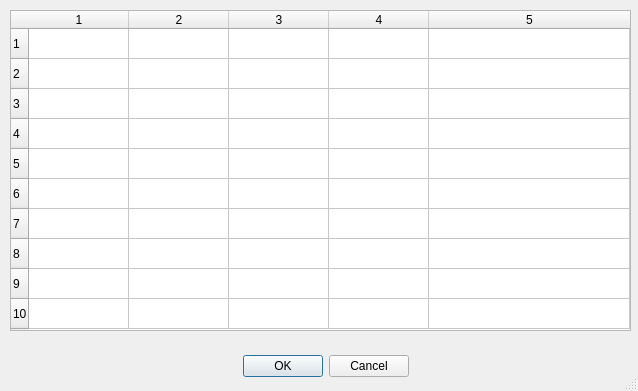
<?xml version="1.0" encoding="UTF-8"?>
<ui version="4.0">
 <class>LandmarksProperties</class>
 <widget class="QDialog" name="LandmarksProperties">
  <property name="geometry">
   <rect>
    <x>0</x>
    <y>0</y>
    <width>638</width>
    <height>391</height>
   </rect>
  </property>
  <property name="sizePolicy">
   <sizepolicy hsizetype="Expanding" vsizetype="Expanding">
    <horstretch>0</horstretch>
    <verstretch>0</verstretch>
   </sizepolicy>
  </property>
  <property name="windowTitle">
   <string>Landmarks Properties</string>
  </property>
  <property name="sizeGripEnabled">
   <bool>true</bool>
  </property>
  <widget class="QDialogButtonBox" name="buttonBox">
   <property name="geometry">
    <rect>
     <x>150</x>
     <y>350</y>
     <width>351</width>
     <height>32</height>
    </rect>
   </property>
   <property name="sizePolicy">
    <sizepolicy hsizetype="Expanding" vsizetype="Expanding">
     <horstretch>1</horstretch>
     <verstretch>1</verstretch>
    </sizepolicy>
   </property>
   <property name="orientation">
    <enum>Qt::Horizontal</enum>
   </property>
   <property name="standardButtons">
    <set>QDialogButtonBox::Cancel|QDialogButtonBox::Ok</set>
   </property>
   <property name="centerButtons">
    <bool>true</bool>
   </property>
  </widget>
  <widget class="QTableWidget" name="table">
   <property name="geometry">
    <rect>
     <x>10</x>
     <y>10</y>
     <width>621</width>
     <height>321</height>
    </rect>
   </property>
   <property name="sizePolicy">
    <sizepolicy hsizetype="Preferred" vsizetype="Preferred">
     <horstretch>1</horstretch>
     <verstretch>1</verstretch>
    </sizepolicy>
   </property>
   <property name="sizeAdjustPolicy">
    <enum>QAbstractScrollArea::AdjustToContents</enum>
   </property>
   <property name="showGrid">
    <bool>true</bool>
   </property>
   <property name="cornerButtonEnabled">
    <bool>true</bool>
   </property>
   <property name="rowCount">
    <number>10</number>
   </property>
   <property name="columnCount">
    <number>5</number>
   </property>
   <attribute name="horizontalHeaderCascadingSectionResizes">
    <bool>false</bool>
   </attribute>
   <attribute name="horizontalHeaderStretchLastSection">
    <bool>true</bool>
   </attribute>
   <attribute name="verticalHeaderStretchLastSection">
    <bool>false</bool>
   </attribute>
   <row/>
   <row/>
   <row/>
   <row/>
   <row/>
   <row/>
   <row/>
   <row/>
   <row/>
   <row/>
   <column/>
   <column/>
   <column/>
   <column/>
   <column/>
  </widget>
 </widget>
 <resources/>
 <connections>
  <connection>
   <sender>buttonBox</sender>
   <signal>accepted()</signal>
   <receiver>LandmarksProperties</receiver>
   <slot>accept()</slot>
   <hints>
    <hint type="sourcelabel">
     <x>248</x>
     <y>254</y>
    </hint>
    <hint type="destinationlabel">
     <x>157</x>
     <y>274</y>
    </hint>
   </hints>
  </connection>
  <connection>
   <sender>buttonBox</sender>
   <signal>rejected()</signal>
   <receiver>LandmarksProperties</receiver>
   <slot>reject()</slot>
   <hints>
    <hint type="sourcelabel">
     <x>316</x>
     <y>260</y>
    </hint>
    <hint type="destinationlabel">
     <x>286</x>
     <y>274</y>
    </hint>
   </hints>
  </connection>
 </connections>
</ui>
